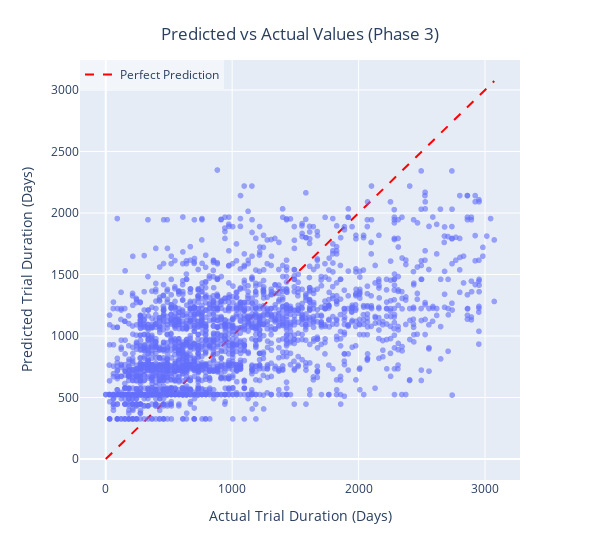

The notebook cell this image was saved under:
### Code cell
# Assign y_test and y_prediction values to variables for plottingof phase 3 trial duration data
results_df = pd.DataFrame({'Actual': y_test3,'Predicted': y_prediction3})

# Plot of predicted vs actual trial duration
fig3 = px.scatter(results_df, x = 'Actual', y = 'Predicted', opacity = 0.6, width = 600,
                 labels={'Actual': 'Actual Trial Duration (Days)', 'Predicted': 'Predicted Trial Duration (Days)'})

# Add diagonal perfect prediction line
min_val = min(results_df.min())
max_val = max(results_df.max())
fig3.add_trace(go.Scatter(mode='lines',
               x = [min_val, max_val],
               y = [min_val, max_val],
               line = dict(color = 'red', dash = 'dash'),
               name ='Perfect Prediction'))

fig3.update_layout(title = {'text' : 'Predicted vs Actual Values (Phase 3)', 'x' : 0.5, 'y' : 0.95, 'xanchor' : 'center'})
fig3.update_layout(legend = dict(x = 0, y = 1, xanchor = 'left', yanchor = 'top', bgcolor = 'rgba(255, 255, 255, 0.5)'))
fig3.show()

### Figure 1 — Plotly figure (JSON) as saved in the notebook; plotly's stock layout.template omitted (floating-point values rounded to 4 significant figures; data arrays with more than 128 entries replaced by an {"elided": "..."} marker saying what was removed)
{"data": [{"hovertemplate": "Actual Trial Duration (Days)=%{x}<br>Predicted Trial Duration (Days)=%{y}<extra></extra>", "legendgroup": "", "marker": {"color": "#636efa", "opacity": 0.6, "symbol": "circle"}, "mode": "markers", "name": "", "showlegend": false, "type": "scattergl", "x": {"elided": "2511 int values"}, "xaxis": "x", "y": {"elided": "2511 float values"}, "yaxis": "y"}, {"line": {"color": "red", "dash": "dash"}, "mode": "lines", "name": "Perfect Prediction", "type": "scatter", "x": [0, 3073], "y": [0, 3073]}], "layout": {"legend": {"bgcolor": "rgba(255, 255, 255, 0.5)", "tracegroupgap": 0, "x": 0, "xanchor": "left", "y": 1, "yanchor": "top"}, "margin": {"t": 60}, "title": {"text": "Predicted vs Actual Values (Phase 3)", "x": 0.5, "xanchor": "center", "y": 0.95}, "width": 600, "xaxis": {"anchor": "y", "domain": [0, 1], "title": {"text": "Actual Trial Duration (Days)"}}, "yaxis": {"anchor": "x", "domain": [0, 1], "title": {"text": "Predicted Trial Duration (Days)"}}}}
